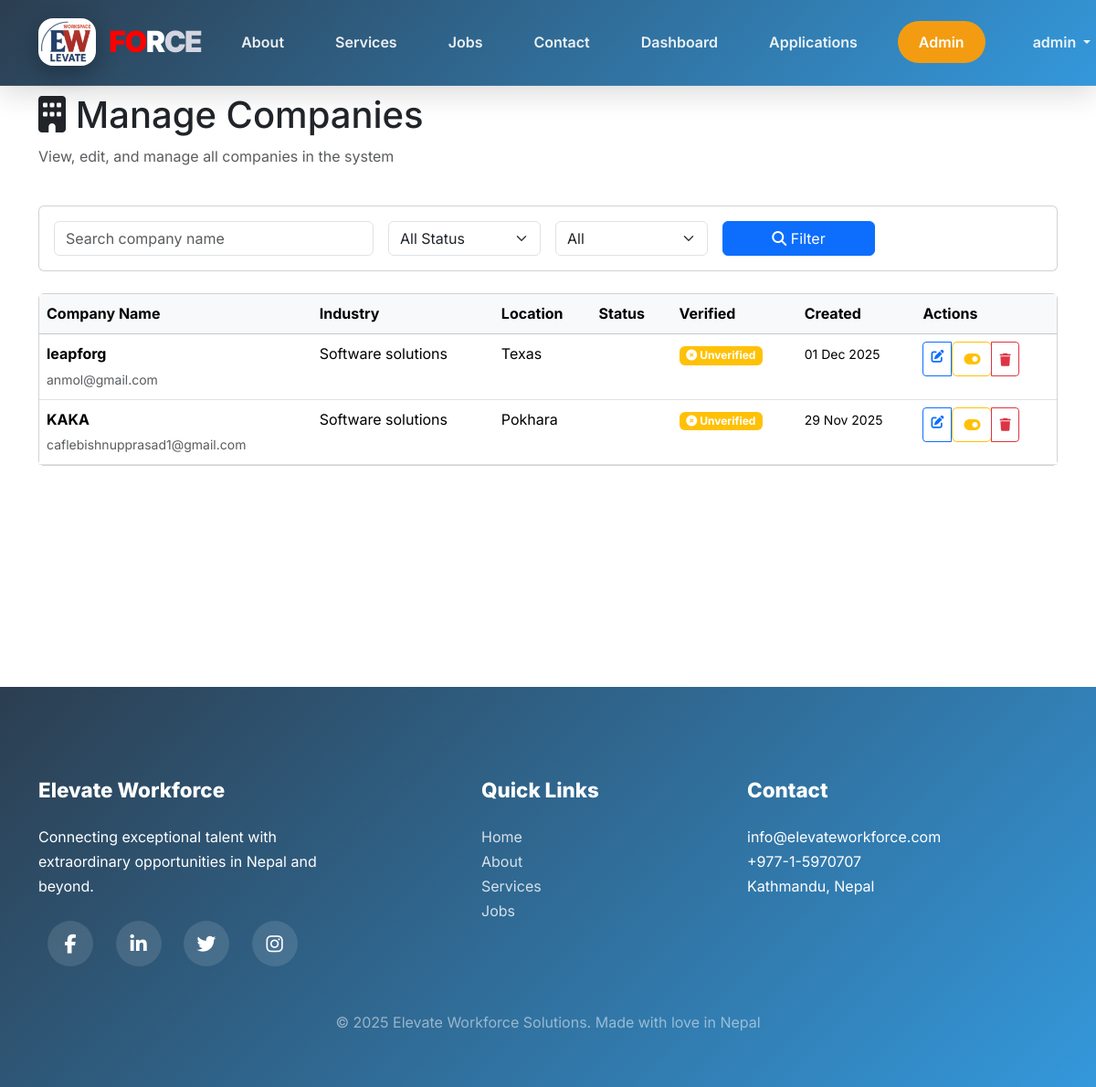
Page /accounts/admin/companies/ (signed in) on the earlier database version.
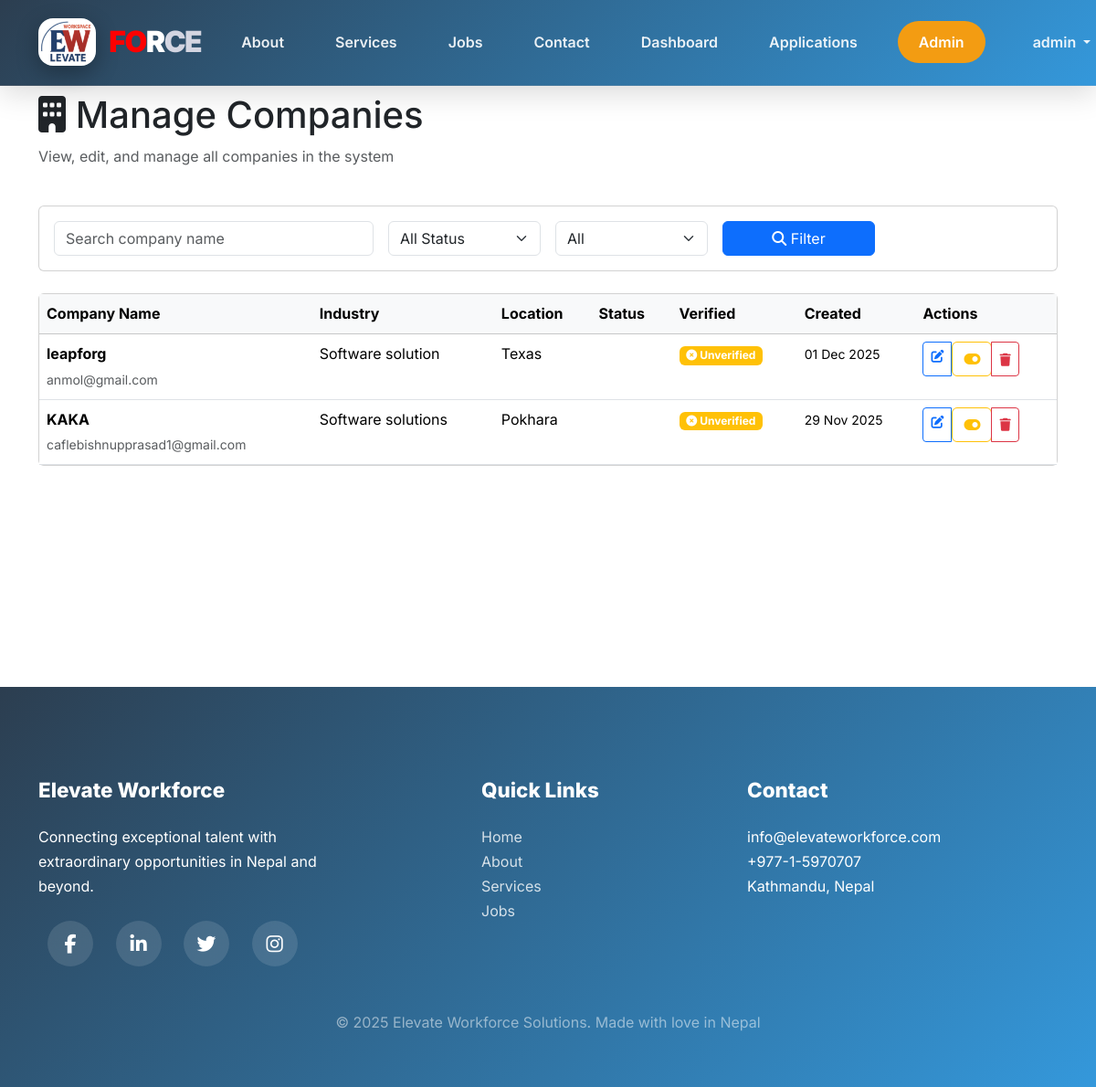
Same page on the later database version.
### companies/models.py (models this page shows, shortened)
class Company(models.Model):
    COMPANY_STATUS_CHOICES = (
        ('active', 'Active'),
        ('inactive', 'Inactive'),
        ('suspended', 'Suspended'),
    )
    user = models.OneToOneField(User, on_delete=models.CASCADE, related_name='company_profile')
    company_name = models.CharField(max_length=255, unique=True)
    description = models.TextField()
    website = models.URLField(blank=True, null=True)
    industry = models.CharField(max_length=100)
    location = models.CharField(max_length=255)
    company_size = models.CharField(max_length=50, blank=True, null=True)
    logo = models.ImageField(upload_to='company_logos/', blank=True, null=True)
    status = models.CharField(max_length=20, choices=COMPANY_STATUS_CHOICES, default='active')
    verified = models.BooleanField(default=False)
    created_at = models.DateTimeField(auto_now_add=True)
    updated_at = models.DateTimeField(auto_now=True)
    class Meta:
        db_table = 'companies'
        verbose_name_plural = 'Companies'
        ordering = ['-created_at']

### accounts/models.py (models this page shows, shortened)
class User(AbstractUser):
    USER_ROLE_CHOICES = (
        ('job_seeker', 'Job Seeker'),
        ('company', 'Company'),
    )
    role = models.CharField(max_length=20, choices=USER_ROLE_CHOICES, default='job_seeker')
    phone_number = models.CharField(max_length=15, blank=True, null=True)
    is_active = models.BooleanField(default=True)
    created_at = models.DateTimeField(auto_now_add=True)
    updated_at = models.DateTimeField(auto_now=True)
    groups = models.ManyToManyField(
        'auth.Group',
        related_name='custom_user_groups',
        blank=True,
        help_text='The groups this user belongs to.'
    )
    user_permissions = models.ManyToManyField(
        'auth.Permission',
        related_name='custom_user_permissions',
        blank=True,
        help_text='Specific permissions for this user.'
    )
    class Meta:
        db_table = 'users'
        verbose_name_plural = 'Users'
        ordering = ['-created_at']
    def is_job_seeker(self):
        return self.role == 'job_seeker'

### accounts/admin_views.py (the view)
# urls.py: path('admin/companies/', admin_views.manage_companies, name='manage_companies'),
@login_required(login_url='accounts:login')
@user_passes_test(is_admin, login_url='accounts:login')
def manage_companies(request):
    companies = Company.objects.all().order_by('-created_at')
    status_filter = request.GET.get('status', '')
    if status_filter:
        companies = companies.filter(status=status_filter)
    verified_filter = request.GET.get('verified', '')
    if verified_filter:
        companies = companies.filter(verified=verified_filter == 'true')
    search_query = request.GET.get('search', '')
    if search_query:
        companies = companies.filter(
            company_name__icontains=search_query
        )
    paginator = Paginator(companies, 20)
    page_number = request.GET.get('page')
    try:
        page_obj = paginator.page(page_number)
    except PageNotAnInteger:
        page_obj = paginator.page(1)
    except EmptyPage:
        page_obj = paginator.page(paginator.num_pages)
    context = {
        'page_obj': page_obj,
        'companies': page_obj.object_list,
        'status_filter': status_filter,
        'verified_filter': verified_filter,
        'search_query': search_query,
    }
    return render(request, 'admin/manage_companies.html', context)

### accounts/admin_views.py (called while the page is built)
def is_admin(user):
    return user.is_superuser and user.is_staff

### templates/admin/manage_companies.html (shortened to what the changed rows need)
{% extends 'base.html' %}
{% block content %}
<div class="container">
    <div class="row mb-4">
        <div class="col-md-12">
            <h1><i class="fas fa-building"></i> Manage Companies</h1>
        </div>
    </div>
    <div class="row">
        <div class="col-md-12">
            <div class="card">
                <div class="table-responsive">
                    <table class="table table-hover mb-0">
                        <thead class="table-light">
                            <tr>
                                <th>Company Name</th>
                                <th>Industry</th>
                                <th>Location</th>
                                <th>Status</th>
                                <th>Verified</th>
                                <th>Created</th>
                                <th>Actions</th>
                            </tr>
                        </thead>
                        <tbody>
                            {% for company in companies %}
                                <tr>
                                    <td>
                                        <strong>{{ company.company_name }}</strong><br>
                                        <small class="text-muted">{{ company.user.email }}</small>
                                    </td>
                                    <td>{{ company.industry }}</td>
                                    <td>{{ company.location }}</td>
                                    <td>
                                        <span class="badge bg-{{ company.status|default:'secondary' }}">
                                        </span>
                                    </td>
                                    <td>
                                        {% if company.verified %}
                                            <span class="badge bg-success">
                                                <i class="fas fa-check-circle"></i> Verified
                                            </span>
                                        {% else %}
                                            <span class="badge bg-warning">
                                                <i class="fas fa-times-circle"></i> Unverified
                                            </span>
                                        {% endif %}
                                    </td>
                                    <td>
                                        <small>{{ company.created_at|date:"d M Y" }}</small>
                                    </td>
                                    <td>
                                        <div class="btn-group btn-group-sm" role="group">
                                            <a href="{% url 'accounts:edit_company' company.pk %}" class="btn btn-outline-primary" title="Edit">
                                                <i class="fas fa-edit"></i>
                                            </a>
                                            <form action="{% url 'accounts:toggle_company_verification' company.pk %}" method="POST" class="d-inline">
                                                <button type="submit" class="btn btn-outline-warning" title="Toggle Verification">
                                                    <i class="fas fa-toggle-on"></i>
                                                </button>
                                            </form>
                                            <button type="button" class="btn btn-outline-danger" data-bs-toggle="modal" data-bs-target="#deleteModal{{ company.pk }}" title="Delete">
                                                <i class="fas fa-trash"></i>
                                            </button>
                                        </div>
                                    </td>
                                </tr>
                            {% empty %}
                                <tr>
                                    <td colspan="7" class="text-center py-4 text-muted">
                                        <i class="fas fa-inbox"></i> No companies found
                                    </td>
                                </tr>
                            {% endfor %}
                        </tbody>
                    </table>
                </div>
            </div>
        </div>
    </div>
</div>
{% endblock %}

Differences in the rows shown:
changed Company "leapforg": industry "Software solutions" → "Software solution"
